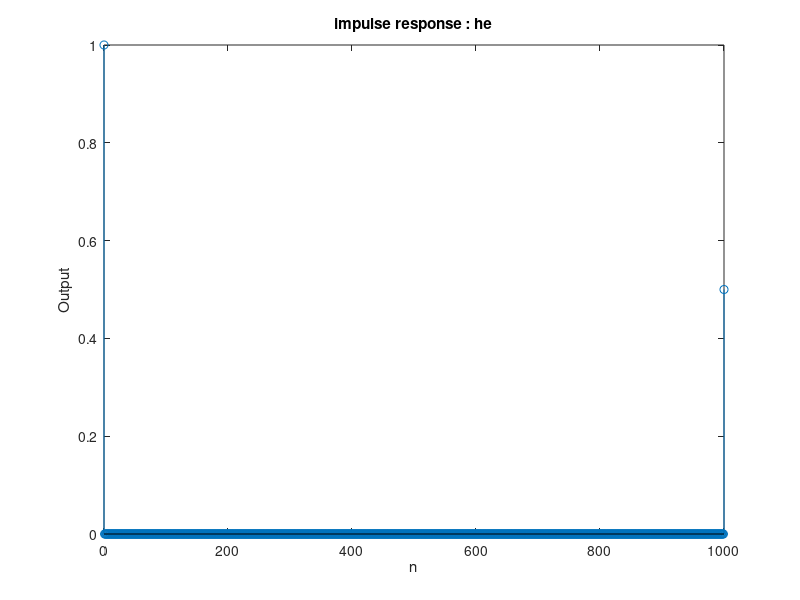

MATLAB code to generate this figure:
n = 0:1000;
x = [1 zeros(1,1000)];
a1 = 1;
b1 = [1 zeros(1,999) 0.5];

he = filter(b1,a1,x);

stem(n, he);
xlabel('n');ylabel('Output');title('impulse response : he');
